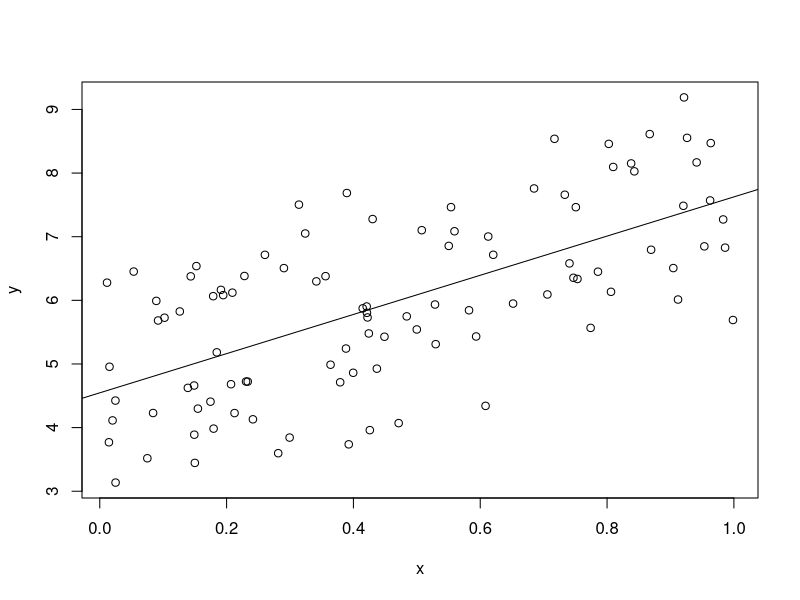

This chart was generated by the following R code:
# So what happens when the errors are in fact correlated?
#
# In this case the data still comes from a linear relationship

err = rep(rnorm(10), 10) + 0.3 * rnorm(100)

for (index in 10 * 1:9){
    e1 = err[(index - 9):index]
    e2 = err[(index + 1):(index + 10)]
    print(cor(e1, e2))
}

x = runif(100)
y = 5 + 3 * x + err

# We can express b1 as a fraction of inner products of centered vectors
x_c = x - mean(x)
y_c = y - mean(y)
b1 = (x_c %*% y_c) / (x_c %*% x_c)
b1_pg3 = (x_c %*% y) / (x_c %*% x_c)

mod = lm(y ~ x)

plot(x, y)
abline(mod)

